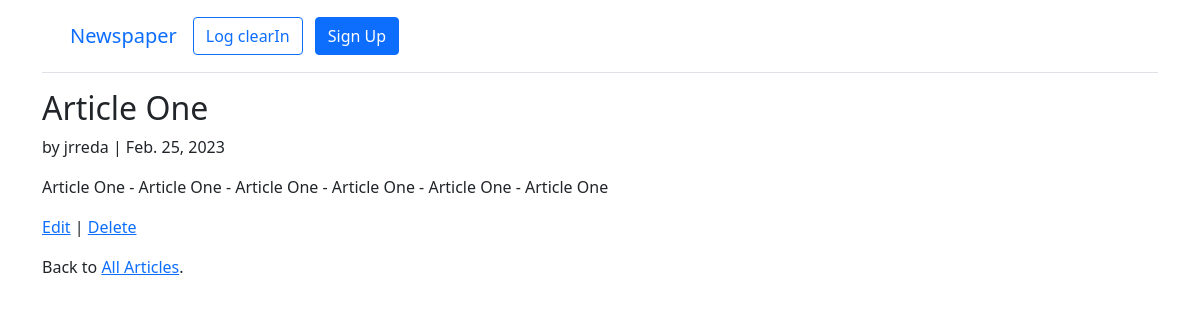
/articles/1/, run on the app's committed database.
### articles/models.py (models this page shows, shortened)
class Article(models.Model):
    title = models.CharField(max_length=255)
    body = models.TextField()
    date = models.DateField(auto_now_add=True)
    author = models.ForeignKey(
        settings.AUTH_USER_MODEL,
        on_delete=models.CASCADE,
    )

### accounts/models.py (models this page shows)
class CustomUser(AbstractUser):
    age = models.PositiveIntegerField(null=True, blank=True)

### articles/views.py (the view)
# urls.py: path("<int:pk>/", ArticleDetailView.as_view(), name="article_detail"),
class ArticleDetailView(DetailView):
    model = Article
    template_name = 'article_detail.html'

### templates/article_detail.html
{% extends "base.html" %}
{% block content %}
<div class="article-entry">
  <h2>{{ object.title }}</h2>
  <p>by {{ object.author }} | {{ object.date }}</p>
  <p>{{ object.body }}</p>
</div>
<p><a href="{% url 'article_edit' article.pk %}">Edit</a> |
  <a href="{% url 'article_delete' article.pk %}">Delete</a></p>
<p>Back to <a href="{% url 'article_list' %}">All Articles</a>.</p>
{% endblock content %}

### data on the page
Article: title "Article One", author "jrreda", date "Feb. 25, 2023", body "Article One - Article One - Article One - Article One - Article One - Article One"
